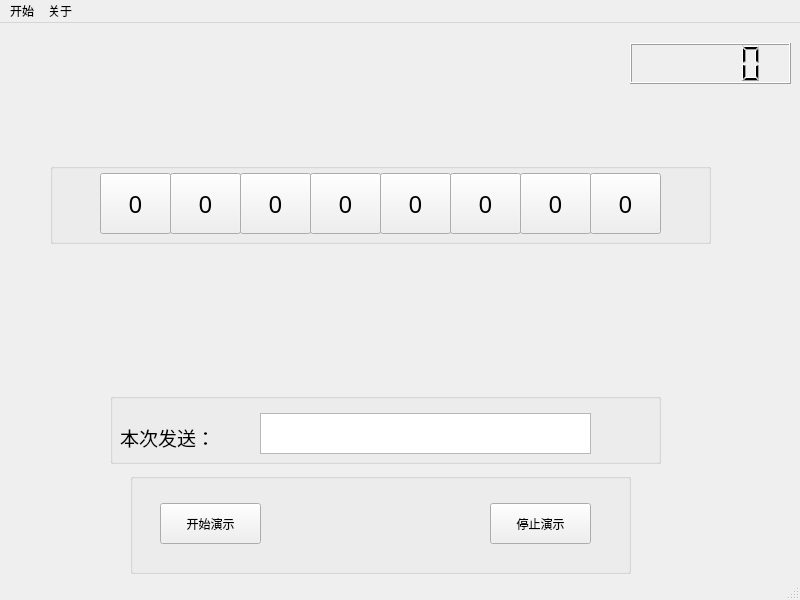
<?xml version="1.0" encoding="UTF-8"?>
<ui version="4.0">
 <class>showBitmap</class>
 <widget class="QMainWindow" name="showBitmap">
  <property name="geometry">
   <rect>
    <x>0</x>
    <y>0</y>
    <width>800</width>
    <height>600</height>
   </rect>
  </property>
  <property name="windowTitle">
   <string>MainWindow</string>
  </property>
  <widget class="QWidget" name="centralwidget">
   <widget class="QGroupBox" name="StationArray">
    <property name="geometry">
     <rect>
      <x>50</x>
      <y>140</y>
      <width>661</width>
      <height>81</height>
     </rect>
    </property>
    <property name="font">
     <font>
      <family>宋体</family>
      <pointsize>18</pointsize>
     </font>
    </property>
    <property name="title">
     <string/>
    </property>
    <widget class="QPushButton" name="station4">
     <property name="geometry">
      <rect>
       <x>260</x>
       <y>10</y>
       <width>71</width>
       <height>61</height>
      </rect>
     </property>
     <property name="text">
      <string>0</string>
     </property>
    </widget>
    <widget class="QPushButton" name="station6">
     <property name="geometry">
      <rect>
       <x>400</x>
       <y>10</y>
       <width>71</width>
       <height>61</height>
      </rect>
     </property>
     <property name="text">
      <string>0</string>
     </property>
    </widget>
    <widget class="QPushButton" name="station7">
     <property name="geometry">
      <rect>
       <x>470</x>
       <y>10</y>
       <width>71</width>
       <height>61</height>
      </rect>
     </property>
     <property name="text">
      <string>0</string>
     </property>
    </widget>
    <widget class="QPushButton" name="station1">
     <property name="geometry">
      <rect>
       <x>50</x>
       <y>10</y>
       <width>71</width>
       <height>61</height>
      </rect>
     </property>
     <property name="text">
      <string>0</string>
     </property>
    </widget>
    <widget class="QPushButton" name="station3">
     <property name="geometry">
      <rect>
       <x>190</x>
       <y>10</y>
       <width>71</width>
       <height>61</height>
      </rect>
     </property>
     <property name="text">
      <string>0</string>
     </property>
    </widget>
    <widget class="QPushButton" name="station8">
     <property name="geometry">
      <rect>
       <x>540</x>
       <y>10</y>
       <width>71</width>
       <height>61</height>
      </rect>
     </property>
     <property name="text">
      <string>0</string>
     </property>
    </widget>
    <widget class="QPushButton" name="station2">
     <property name="geometry">
      <rect>
       <x>120</x>
       <y>10</y>
       <width>71</width>
       <height>61</height>
      </rect>
     </property>
     <property name="font">
      <font>
       <family>宋体</family>
       <pointsize>18</pointsize>
      </font>
     </property>
     <property name="styleSheet">
      <string notr="true"/>
     </property>
     <property name="text">
      <string>0</string>
     </property>
    </widget>
    <widget class="QPushButton" name="station5">
     <property name="geometry">
      <rect>
       <x>330</x>
       <y>10</y>
       <width>71</width>
       <height>61</height>
      </rect>
     </property>
     <property name="text">
      <string>0</string>
     </property>
    </widget>
   </widget>
   <widget class="QGroupBox" name="option">
    <property name="geometry">
     <rect>
      <x>130</x>
      <y>450</y>
      <width>501</width>
      <height>101</height>
     </rect>
    </property>
    <property name="title">
     <string/>
    </property>
    <widget class="QPushButton" name="begin">
     <property name="geometry">
      <rect>
       <x>30</x>
       <y>30</y>
       <width>101</width>
       <height>41</height>
      </rect>
     </property>
     <property name="text">
      <string>开始演示</string>
     </property>
    </widget>
    <widget class="QPushButton" name="end">
     <property name="geometry">
      <rect>
       <x>360</x>
       <y>30</y>
       <width>101</width>
       <height>41</height>
      </rect>
     </property>
     <property name="text">
      <string>停止演示</string>
     </property>
    </widget>
   </widget>
   <widget class="QLabel" name="title">
    <property name="geometry">
     <rect>
      <x>230</x>
      <y>10</y>
      <width>281</width>
      <height>41</height>
     </rect>
    </property>
    <property name="font">
     <font>
      <family>宋体</family>
      <pointsize>26</pointsize>
     </font>
    </property>
    <property name="text">
     <string/>
    </property>
   </widget>
   <widget class="QLCDNumber" name="CLOCK">
    <property name="geometry">
     <rect>
      <x>630</x>
      <y>20</y>
      <width>161</width>
      <height>41</height>
     </rect>
    </property>
   </widget>
   <widget class="QGroupBox" name="result">
    <property name="geometry">
     <rect>
      <x>110</x>
      <y>370</y>
      <width>551</width>
      <height>71</height>
     </rect>
    </property>
    <property name="title">
     <string/>
    </property>
    <widget class="QLabel" name="sendlabel">
     <property name="geometry">
      <rect>
       <x>10</x>
       <y>34</y>
       <width>141</width>
       <height>21</height>
      </rect>
     </property>
     <property name="font">
      <font>
       <family>宋体</family>
       <pointsize>14</pointsize>
      </font>
     </property>
     <property name="text">
      <string>本次发送：</string>
     </property>
    </widget>
    <widget class="QTextBrowser" name="sendstation">
     <property name="geometry">
      <rect>
       <x>150</x>
       <y>20</y>
       <width>331</width>
       <height>41</height>
      </rect>
     </property>
    </widget>
   </widget>
   <widget class="QLabel" name="Tips">
    <property name="geometry">
     <rect>
      <x>180</x>
      <y>270</y>
      <width>501</width>
      <height>61</height>
     </rect>
    </property>
    <property name="text">
     <string/>
    </property>
   </widget>
  </widget>
  <widget class="QMenuBar" name="menubar">
   <property name="geometry">
    <rect>
     <x>0</x>
     <y>0</y>
     <width>800</width>
     <height>26</height>
    </rect>
   </property>
   <widget class="QMenu" name="start">
    <property name="title">
     <string>开始</string>
    </property>
    <addaction name="low"/>
    <addaction name="high"/>
    <addaction name="normal"/>
   </widget>
   <widget class="QMenu" name="about">
    <property name="title">
     <string>关于</string>
    </property>
    <addaction name="help"/>
   </widget>
   <addaction name="start"/>
   <addaction name="about"/>
  </widget>
  <widget class="QStatusBar" name="statusbar"/>
  <action name="low">
   <property name="text">
    <string>低负载</string>
   </property>
   <property name="shortcut">
    <string>F1</string>
   </property>
  </action>
  <action name="high">
   <property name="text">
    <string>高负载</string>
   </property>
   <property name="shortcut">
    <string>F2</string>
   </property>
  </action>
  <action name="normal">
   <property name="text">
    <string>正常负载</string>
   </property>
   <property name="shortcut">
    <string>F3</string>
   </property>
  </action>
  <action name="station">
   <property name="text">
    <string>站点设置</string>
   </property>
   <property name="shortcut">
    <string>F4</string>
   </property>
  </action>
  <action name="delay">
   <property name="text">
    <string>延时设置</string>
   </property>
   <property name="shortcut">
    <string>F5</string>
   </property>
  </action>
  <action name="help">
   <property name="text">
    <string>帮助</string>
   </property>
   <property name="shortcut">
    <string>F6</string>
   </property>
  </action>
 </widget>
 <resources/>
 <connections/>
</ui>
